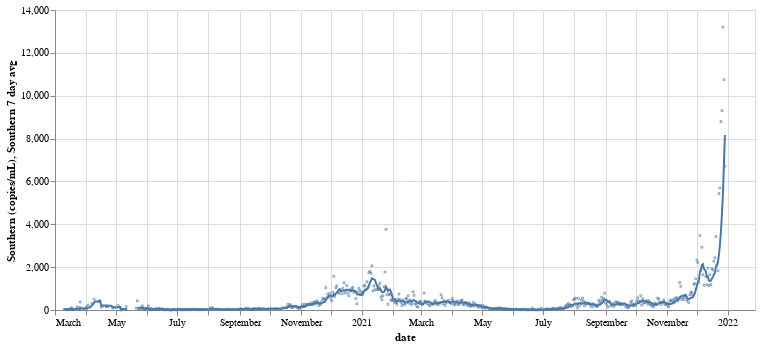

The code cell stored with this chart in its notebook:
### Code cell
plot(
    df,
    low = "Southern Low Confidence Interval",
    high = "Southern High Confidence Interval",
    daily = "Southern (copies/mL)",
    weekly_avg = "Southern 7 day avg"
)

### Figure 1 — Vega-Lite specification as saved in the notebook (floating-point values rounded to 4 significant figures; data arrays with more than 128 entries replaced by an {"elided": "..."} marker saying what was removed)
{"config": {"view": {"continuousWidth": 400, "continuousHeight": 300}}, "layer": [{"mark": {"type": "point", "size": 1}, "encoding": {"x": {"field": "date", "type": "temporal"}, "y": {"field": "Southern (copies/mL)", "type": "quantitative"}}}, {"mark": "line", "encoding": {"x": {"field": "date", "type": "temporal"}, "y": {"field": "Southern 7 day avg", "type": "quantitative"}}}], "data": {"name": "data-b8e69824499494c7fd833a329ab750b1"}, "height": 300, "width": 700, "$schema": "https://vega.github.io/schema/vega-lite/v4.17.0.json", "datasets": {"data-b8e69824499494c7fd833a329ab750b1": {"elided": "690 records"}}}
